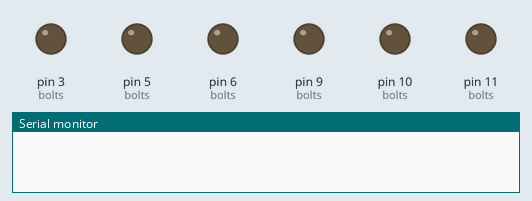
A sketch run on a simulated Arduino Uno, built with avr-gcc and run on an emulated ATmega328P. Parts: output pins drawn as LEDs (lit = HIGH), the last lines printed to the serial monitor. Random numbers use the default seed unless the sketch sets one.

Above: at 0.1 s.
At 9.09 s:
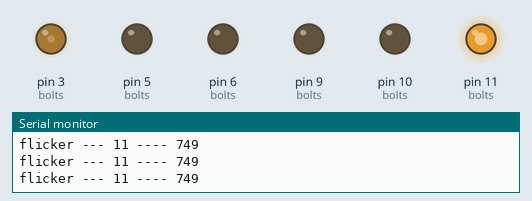
At 12.64 s:
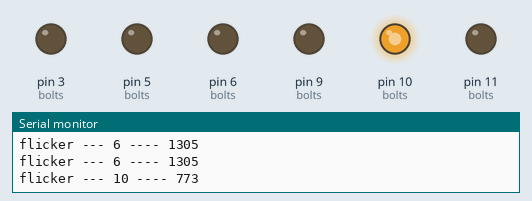
At 18.12 s:
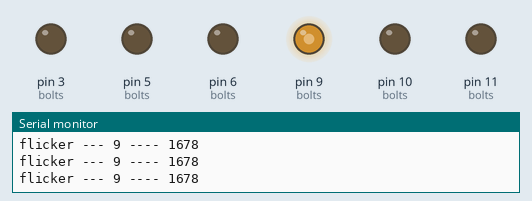
At 24.18 s:
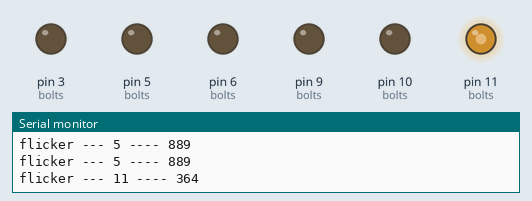
At 34.91 s:
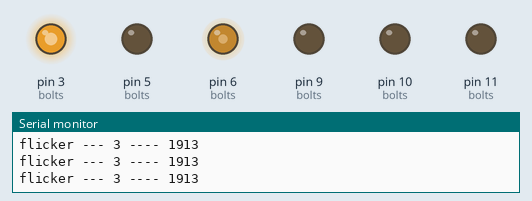
Timing chart, 0 to 40.0 s (numbered marks = the images above):
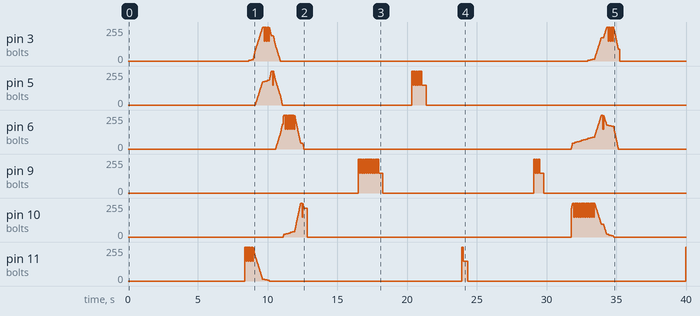

The sketch:

storm_controller.ino
```cpp
#include "Bolt.h"

Bolt bolts[6] = {
    Bolt(11),
    Bolt(10),
    Bolt(9),
    Bolt(6),
    Bolt(5),
    Bolt(3)
  };

void setUpPins(){
  int boltCount = sizeof(bolts)/sizeof(bolts[0]);
  for(int i = 0; i < boltCount; i++){
    pinMode(bolts[i].getPinId(), OUTPUT);
  }
}

// the setup routine runs once when you press reset:
void setup() {
  Serial.begin(9600);
  setUpPins();
}

// the loop routine runs over and over again forever:
void loop() {

  int boltCount = sizeof(bolts)/sizeof(bolts[0]);
  for(int i = 0; i < boltCount; i++){
    bolts[i].controlStorm();
  }

}
```

Bolt.h
```cpp
// example: class constructor
using namespace std;

#include "StormFrequency.h"

//different states storm can be set with
String CALM = "CALM";
String STRIKE = "STRIKE";
String FLICKER = "FLICKER";
String SETTLE = "SETTLE";

int HIGH_STORM[2] = {10000, 2000};

StormFrequency frequencies[3] = {
  {10000, 2000},
  {15000, 5000},
  {15000, 8000}
  };

class Bolt {
    int pinId;
    String stormState = CALM;
    int activeFrequency = 2;

    //timeout durations
    unsigned long flickerDuration = rand() % 2000 + 1;
    unsigned long calmDuration = rand() % frequencies[activeFrequency].getHighFrequency() + frequencies[activeFrequency].getLowFrequency();

    //timer
    unsigned long previousTime = 0;

    int brightness = 0;    // how bright the LED is
    int fadeAmount = 5;    // how many points to fade the LED by
  public:
    Bolt (int);
    int getPinId () {return pinId;}
    void controlStorm();
  private:
    void timeNextStrike();
    void timeLightFlicker();
    void flickerLightning();
    void settleLightning();
    void stikeLightning();
};

Bolt::Bolt (int pin) {
  pinId = pin;
}

void Bolt::stikeLightning () {
  // set the brightness
  analogWrite(pinId, brightness);

  // change the brightness for next time through the loop:
  if(brightness < 255) {
   brightness = brightness + fadeAmount;
  } else {
    stormState = FLICKER;
    flickerDuration = rand() % 2000 + 1;
  }
  // delay that causes dim effect
  delay(5);
}

void Bolt::settleLightning () {
  // set the brightness
  analogWrite(pinId, brightness);

  // change the brightness for next time through the loop:
  if(brightness > 0) {
   brightness = brightness - fadeAmount;
  } else {
    stormState = CALM;
    calmDuration = rand() % frequencies[activeFrequency].getHighFrequency() + frequencies[activeFrequency].getLowFrequency();
  }
  // delay that causes dim effect
  delay(5);
}

void Bolt::flickerLightning() {
  //bring down to half light
  delay(100);
  brightness = 150;
  analogWrite(pinId, brightness);

  //return to full light
  delay(50);
  brightness = 255;
  analogWrite(pinId, brightness);
}

void Bolt::timeLightFlicker(){
  unsigned long currentTime = millis();

  Serial.print("flicker --- ");
  Serial.print(pinId);
  Serial.print(" ---- ");
  Serial.println(flickerDuration);

  if(currentTime - previousTime > flickerDuration){
    stormState = SETTLE;
    previousTime = currentTime;
  }
}

void Bolt::timeNextStrike(){
  unsigned long currentTime = millis();

  if(currentTime - previousTime > calmDuration){
    stormState = STRIKE;
    previousTime = currentTime;
  }
}

void Bolt::controlStorm(){
  if(stormState == CALM){
    timeNextStrike();
  }
  if(stormState == STRIKE){
   stikeLightning();
  }
  if(stormState == FLICKER){
    flickerLightning();
    timeLightFlicker();
  }
  if(stormState == SETTLE){
    settleLightning();
  }
};
```

StormFrequency.h
```cpp
 class StormFrequency{
    int high;
    int low;
    public:
      StormFrequency(int a,int b) {
          high = a;
          low = b;
      };
      int getHighFrequency () {return high;}
      int getLowFrequency () {return low;}
};
```
